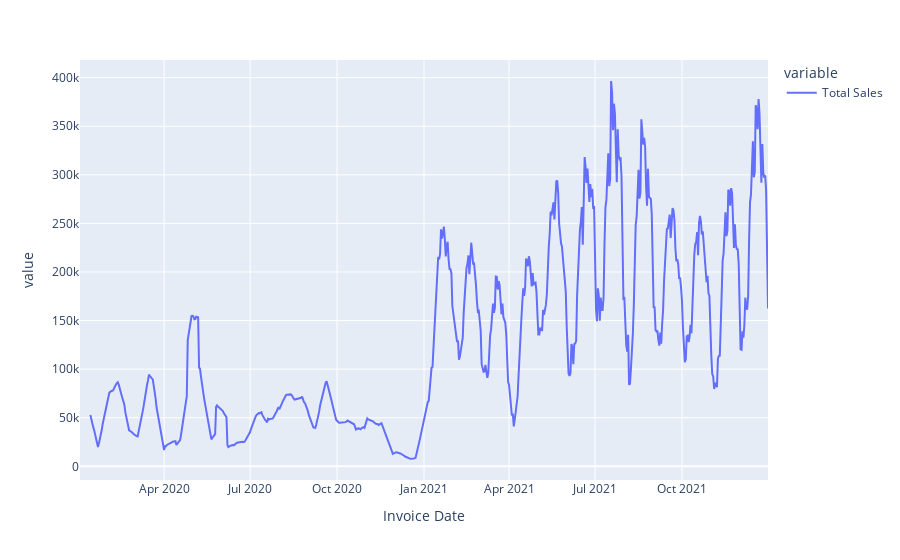

Write notebook code for a chart like this one.
### Code cell
px.line(pd.pivot_table(data=df[['Total Sales','Invoice Date']],index=['Invoice Date'],aggfunc='sum').rolling(12).mean())

### Figure 1 — Plotly figure (JSON) as saved in the notebook; plotly's stock layout.template omitted (floating-point values rounded to 4 significant figures; data arrays with more than 128 entries replaced by an {"elided": "..."} marker saying what was removed)
{"data": [{"hovertemplate": "variable=Total Sales<br>Invoice Date=%{x}<br>value=%{y}<extra></extra>", "legendgroup": "Total Sales", "line": {"color": "#636efa", "dash": "solid"}, "marker": {"symbol": "circle"}, "mode": "lines", "name": "Total Sales", "orientation": "v", "showlegend": true, "type": "scatter", "x": {"elided": "722 str values"}, "xaxis": "x", "y": {"elided": "722 float values"}, "yaxis": "y"}], "layout": {"legend": {"title": {"text": "variable"}, "tracegroupgap": 0}, "margin": {"t": 60}, "xaxis": {"anchor": "y", "domain": [0, 1], "title": {"text": "Invoice Date"}}, "yaxis": {"anchor": "x", "domain": [0, 1], "title": {"text": "value"}}}}
